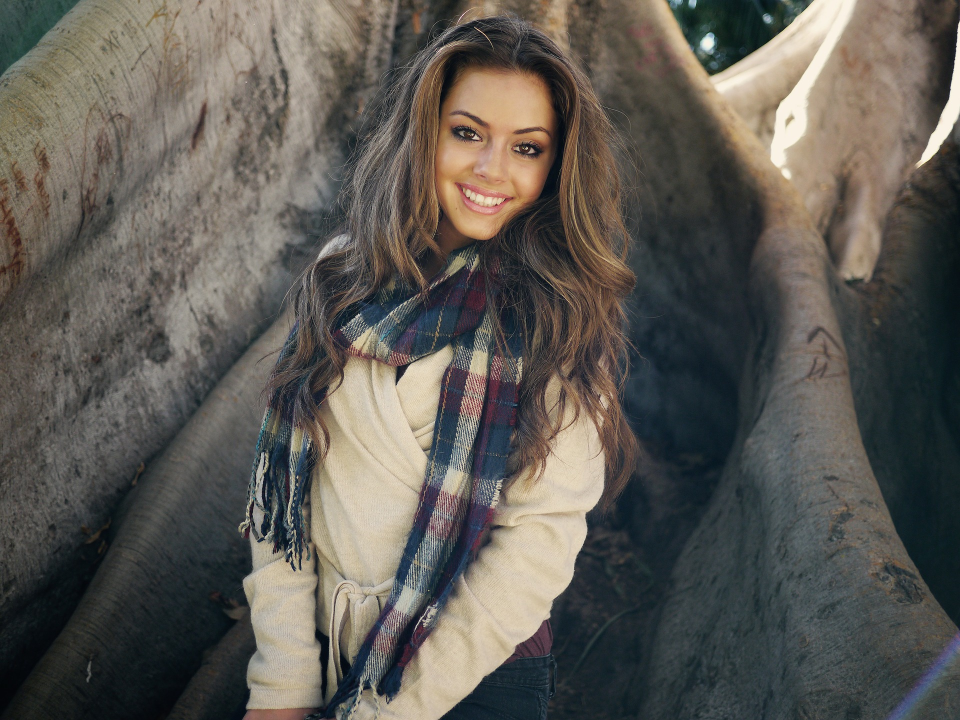
#> input picture beautiful-1274361_1920.jpg, 1920 x 1440 px (shown at 1/2 size)
$ python image_quality.py   (older library calls are emulated)
#> lines starting #> are read from the running program, lines starting #| are printed output that depends on the picture
import PIL
from PIL import Image

basewidth = 500
img = Image.open('beautiful-1274361_1920.jpg')
#> img is the input picture: PIL image 1920x1440 RGB; mean R, G, B 93.5, 90.2, 84.2

wpercent = (basewidth / float(img.size[0]))
#> wpercent = 0.26
hsize = int((float(img.size[1]) * float(wpercent)))
#> hsize = 375
img = img.resize((basewidth, hsize), PIL.Image.ANTIALIAS)
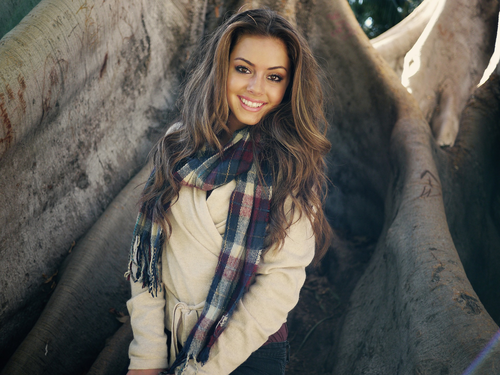
#> img: PIL image 500x375 RGB; mean R, G, B 93.5, 90.2, 84.2
img.save('resized_beautiful-1274361_1920.jpg')

$ run again, with beautiful-1687981_1920.jpg copied over beautiful-1274361_1920.jpg
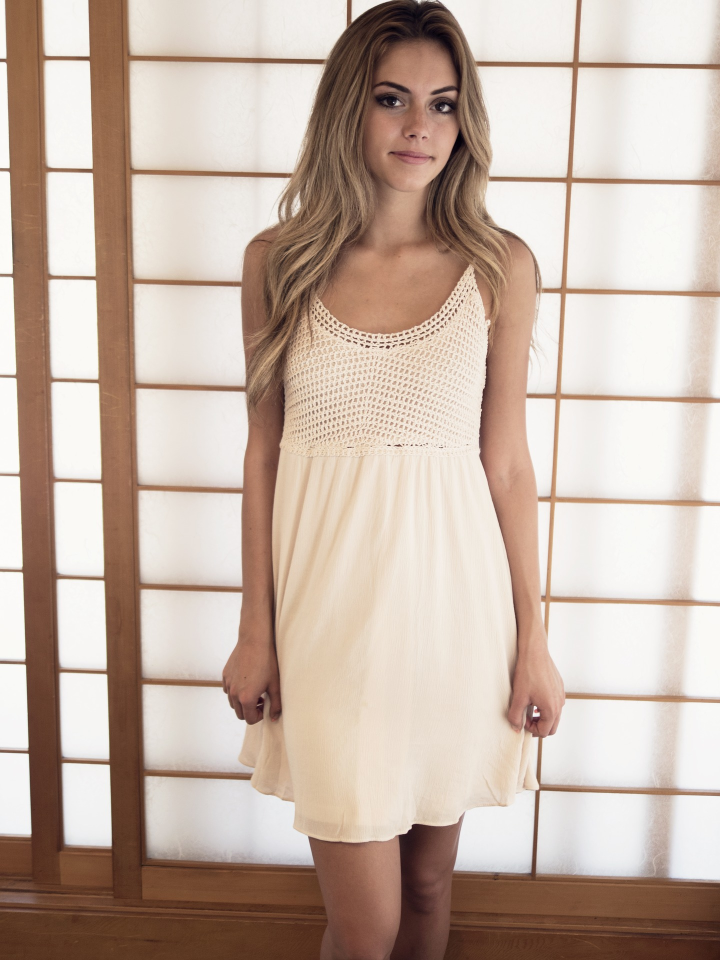
#> input picture beautiful-1687981_1920.jpg, 1440 x 1920 px (shown at 1/2 size)
#> img is the input picture: PIL image 1440x1920 RGB; mean R, G, B 197.9, 179.2, 167.1
#> `img = img.resize((basewidth, hsize), PIL.Image.ANTIALIAS)`:
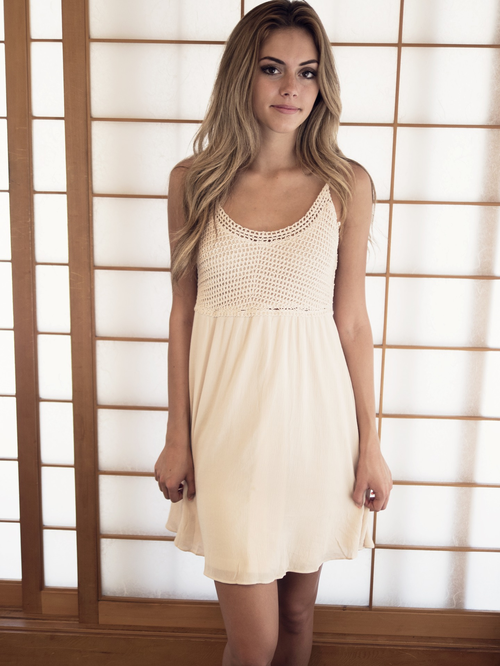
#> img: PIL image 500x666 RGB; mean R, G, B 197.9, 179.2, 167.1
